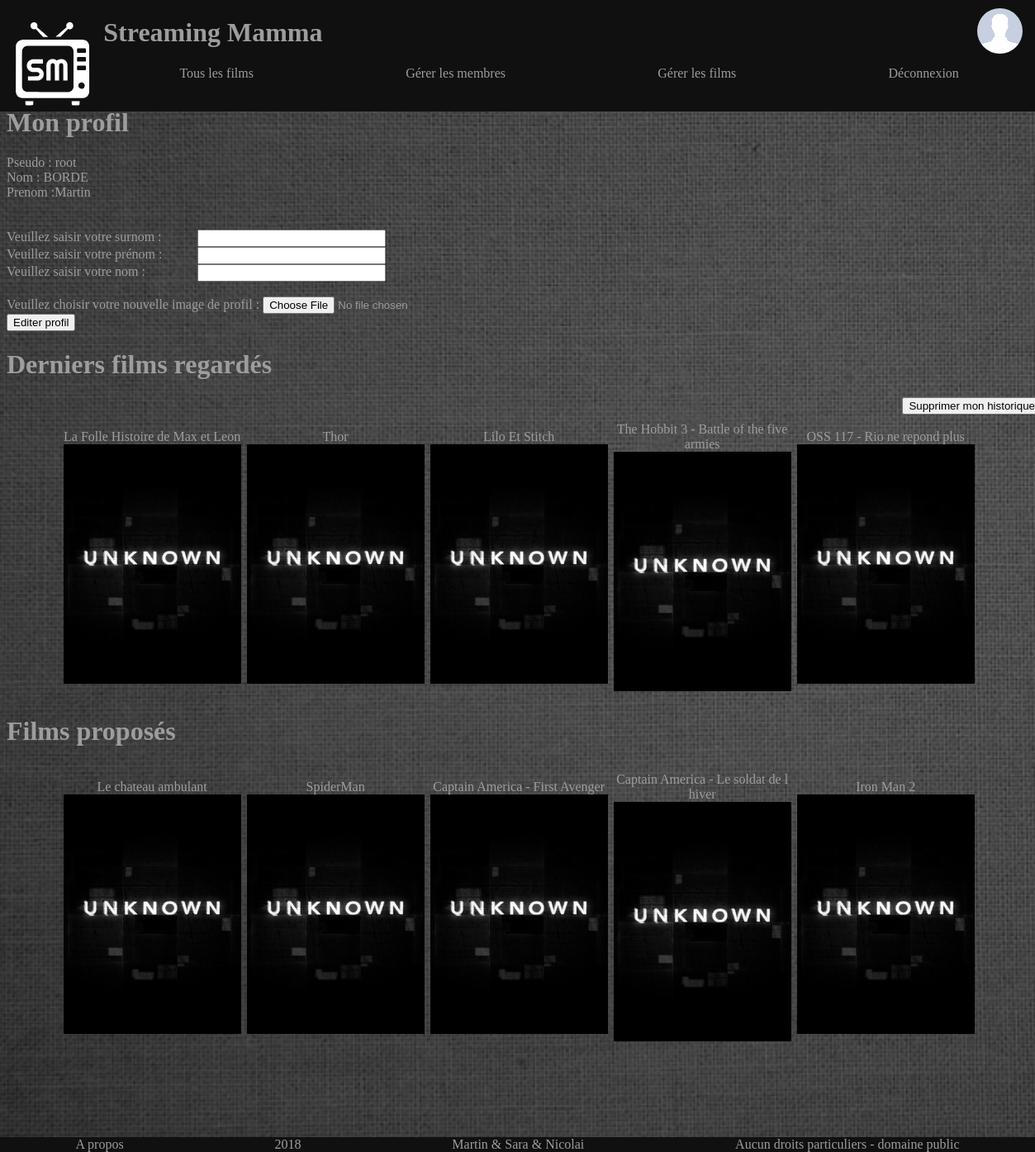
The app's page /pages/profil.php (signed in), older data.
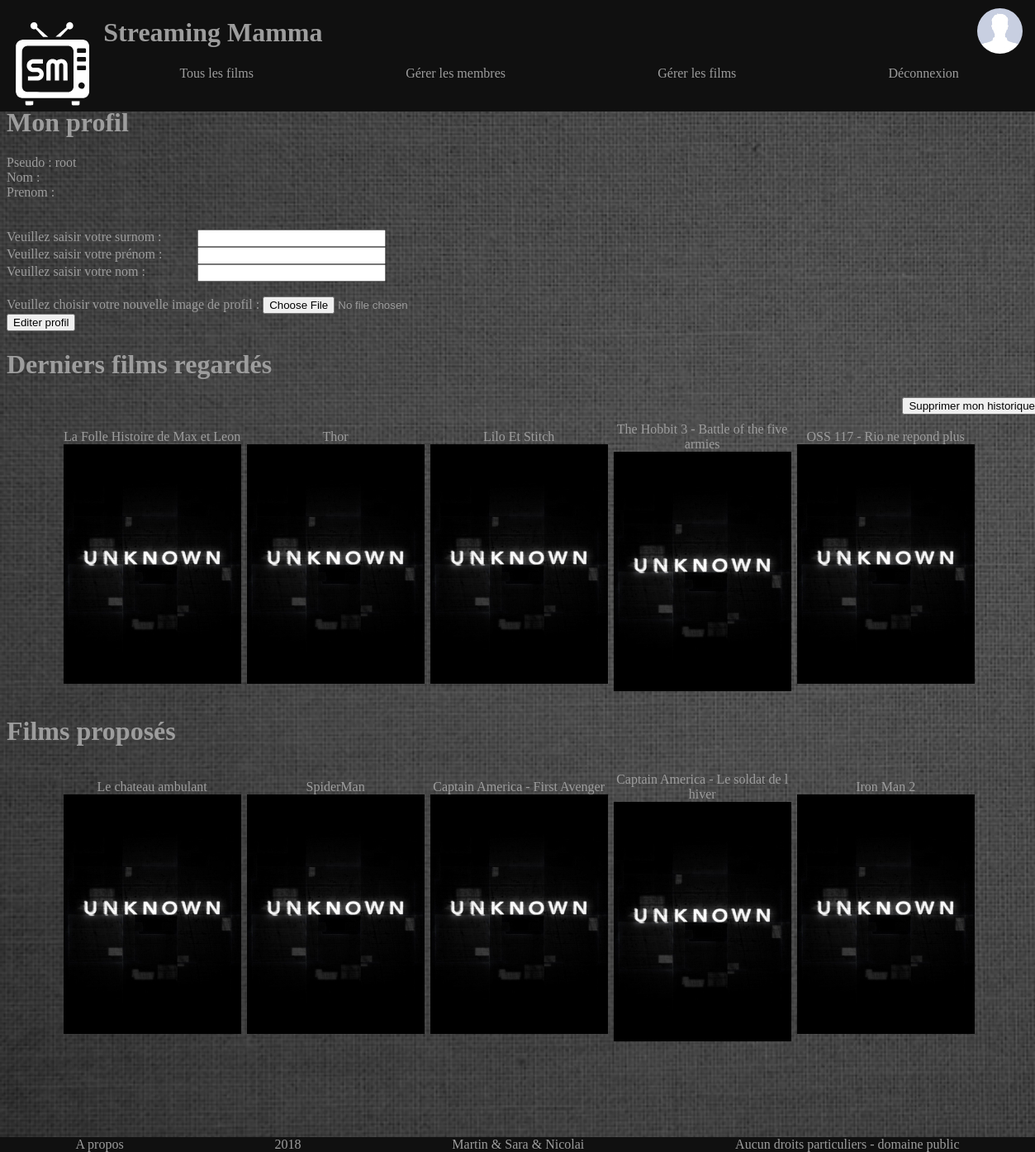
The same page, newer data.
### tables this page shows
CREATE TABLE IF NOT EXISTS `utilisateurs` (
`idusr` int(2) NOT NULL,
  `login` varchar(20) NOT NULL,
  `passwd` varchar(20) NOT NULL,
  `prenom` varchar(30) NOT NULL,
  `nom` varchar(30) NOT NULL,
  `statut` varchar(10) NOT NULL
);

### pages/Cvector.php (called while the page is built, shortened)
<?php
	class vector {
		private $_tailleTableau=0;
		public function add($data,$data2) {
			$this->_tailleTableau++;
		}
		public function size(){
			return $this->_tailleTableau;
		}
	}
?>

### pages/profil.php (the view, shortened to what this page needs)
<?php
	include("db_connect.php");
	include("Cvector.php");
?>
<!doctype html>
<html>
<head>
		<link rel="stylesheet" href="style/largeScreen/style.css" />
		<link rel="stylesheet" href="style/largeScreen/profil.css" />
        <link rel="stylesheet" href="style/mobile/style.css" />
</head>
	<?php 	include('header.php');
	?>
	<main>
		<?php
			$idusr=$_SESSION['userId'];
		 ?>
		<h1>Mon profil</h1>
		<div>
			<?php
			($requete_nomPrenom = mysqli_prepare($link, "SELECT nom, prenom
		i							FROM utilisateurs
									WHERE idusr=?")) or die(mysqli_error($link));
			$requete_nomPrenom->bind_param("i",$idusr);
			$requete_nomPrenom->execute();
			$requete_nomPrenom->bind_result($nom, $prenom);
			?>
			Pseudo : <?php echo $_SESSION['login']; ?><br />
			Nom : <?php echo $nom; ?><br />
			Prenom :<?php echo $prenom; ?><br />
			<br />
			<form action="profil.php" method="post" enctype="multipart/form-data"><br />
				<div id="alignement">
					<label for="pseudo" class="LegendeForm">Veuillez saisir votre surnom :</label>
					<input type="text" id="pseudo" name="pseudo" value="" /><br />
					<label for="prenom" class="LegendeForm">Veuillez saisir votre prénom :</label>
					<input type="text" id="prenom" name="prenom" value="" /><br />
					<label for="nom" class="LegendeForm">Veuillez saisir votre nom :</label>
					<input type="text" id="nom" name="nom" value="" /><br />
				</div>
				<br />
				<label for="image" class="LegendeForm">Veuillez choisir votre nouvelle image de profil :</label>
				<input type="file" name="fileToUpload" id="fileToUpload" /></br>
				<input type="submit" value="Editer profil" name="profil" />
			</form>
		</div>
		<h1>Derniers films regardés</h1>
			<div id="buttonHistorique">
				<form action="profil.php" method="post">
					<input type="submit" value="Supprimer mon historique" name="suppr_hist" />
				</form>
			</div>
<?php
				$rqt1="SELECT idfilm, titre, affiche
					FROM historiqueFilms JOIN films USING(idfilm)
					WHERE idusr= ? ORDER BY date DESC";
				$requete_films = mysqli_prepare($link, $rqt1) or die(mysqli_error($link));
				$requete_films->bind_param("i",$idusr);
				$requete_films->execute();
				$requete_films->bind_result($idfilm,$titre,$affiche);
			?>
			<table class="historique">
				<tr>
					<?php
					$i = 0;
					$tablauFilmVu = new vector;
					while ( $requete_films->fetch() ) {
						$tablauFilmVu->add($idfilm,0);
						if ($i<=4) {
							?>	<td>
									<a href= "lire_film.php?idfilm= <?php echo $idfilm; ?>">
										<?php
										echo "<div>".$titre."</div>";
										 if(is_file($affiche)){
											echo "<img src=\"$affiche\">";
										}else{
											echo "<img src=\"../images/unknown_poster.jpg\">";
										}
										?>
									</a>
									<br />
								</td>
							<?php $i++;
						}
					}
				?>
				</tr>
			</table>
			<h1>Films proposés</h1>
			<table class="historique">
				<tr>
			<?php
			$vectorTag=new vector;
			$rqt = mysqli_prepare($link,"SELECT idTag FROM occurenceTags JOIN historiqueFilms USING(idFilm) WHERE historiqueFilms.idusr = ?");
			$rqt->bind_param("s", $idusr);
			$rqt->bind_result($idTag);
			$rqt->execute();
			while ( $rqt->fetch() ){
				$TagExisteDeja=false;
				for($i=0;$i<$vectorTag->size();$i++){
					if ($vectorTag->at1($i) == $idTag){
						$TagExisteDeja=true;
						$vectorTag->set($i,$idTag,$vectorTag->at2($i)+1);
					}
				}
				if (!$TagExisteDeja){
					$vectorTag->add($idTag,1);
				}
			}
			$vectorTag->sortBy(1);
			$k=0;
			$affichage=new vector();
			$rechercheSuggestion = mysqli_prepare($link,"SELECT `idfilm`, titre, affiche FROM `occurenceTags` JOIN films using(idFilm) WHERE `idTag`=?");
			$rechercheSuggestion->bind_result($idfilm, $titre, $affiche);
			$idTag=NULL;
			$rechercheSuggestion->bind_param("d",$idTag);
			for($i=0;$i<$vectorTag->size();$i++){
				$rechercheSuggestion->execute();
				while($rechercheSuggestion->fetch()){
					$existeDeja=false;
					for($j=0;$j<$tablauFilmVu->size();$j++){
						if($idfilm==$tablauFilmVu->at1($j)){
							$existeDeja=true;
						}
					}
					for($j=0;$j<$affichage->size();$j++){
						if($idfilm==$affichage->at1($j)){
							$existeDeja=true;
						}
					}
					if($existeDeja==false){
						if($k<5){
							$affichage->add($idfilm,0);
							echo "<td><a href=\"lire_film.php?idfilm=$idfilm\"><div>".$titre."</div>";
							if(is_file($affiche)){
								echo "<img src=\"$affiche\">";
							}else{
								echo "<img src=\"../images/unknown_poster.jpg\">";
							}
							echo "</span></a></td>";
							$k=$k+1;
						}
					}
				}
			}
			?>
			</tr>
			</table>
	</main>
</body>
</html>

Row changes from the older to the newer data that the page shows:
no longer on this page (row edited): utilisateurs: nom "BORDE", prenom "Martin"
